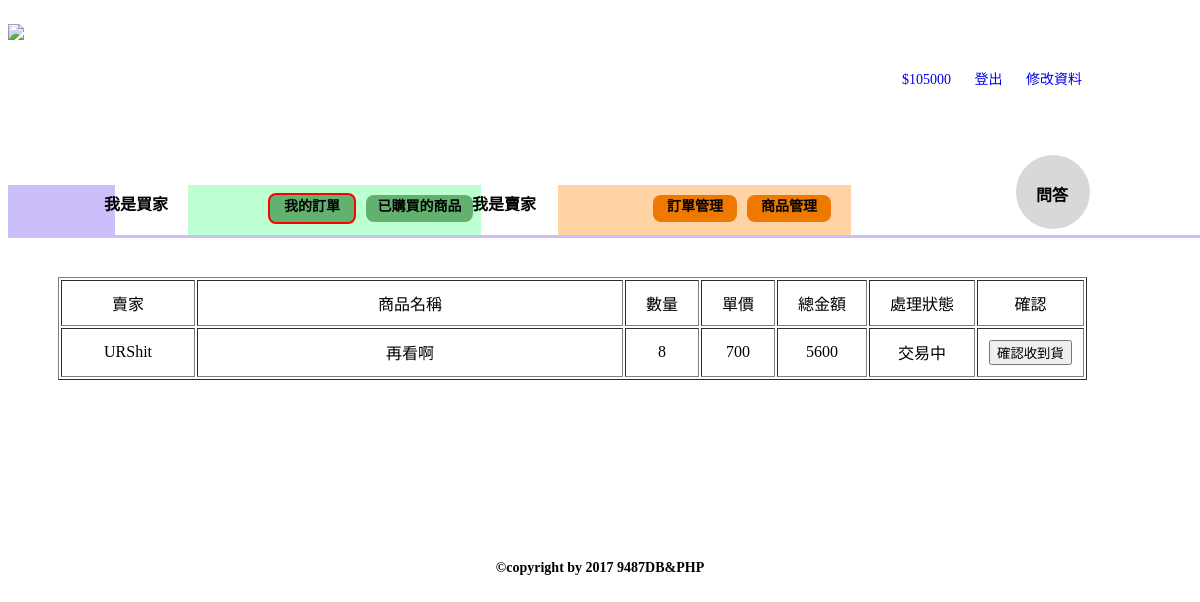
Page /myorder.php (signed in) on the committed database.
### tables this page shows
CREATE TABLE `user` (
  `U_ID` varchar(12) NOT NULL DEFAULT '',
  `U_PW` varchar(20) DEFAULT NULL,
  `U_NAME` varchar(12) DEFAULT NULL,
  `U_BIRTH` date NOT NULL,
  `U_JOB` varchar(20) DEFAULT NULL,
  `U_GENDER` varchar(8) NOT NULL,
  `U_PHONE` varchar(15) DEFAULT NULL,
  `U_EMAIL` varchar(30) DEFAULT NULL,
  `U_MONEY` int(11) DEFAULT '0',
  `Post_Time` timestamp NOT NULL DEFAULT CURRENT_TIMESTAMP,
  `U_Right` tinyint(1) DEFAULT NULL
);

CREATE TABLE `purchase` (
  `Purchase_Code` varchar(15) NOT NULL DEFAULT '',
  `Buyer_ID` varchar(12) DEFAULT NULL,
  `P_Code` varchar(15) DEFAULT NULL,
  `Amount` int(11) DEFAULT NULL,
  `RateToSeller` int(11) DEFAULT NULL,
  `RateToBuyer` int(11) DEFAULT NULL,
  `isReceive` tinyint(1) DEFAULT '0',
  `Post_Time` timestamp NOT NULL DEFAULT CURRENT_TIMESTAMP
);

CREATE TABLE `product` (
  `P_Code` varchar(15) NOT NULL DEFAULT '',
  `P_NAME` varchar(50) DEFAULT NULL,
  `P_Price` int(11) DEFAULT NULL,
  `P_Inv` int(11) DEFAULT NULL,
  `P_SoldAmount` int(11) DEFAULT NULL,
  `P_ImgPath` varchar(100) DEFAULT NULL,
  `Seller_ID` char(12) DEFAULT NULL,
  `P_Game` varchar(15) NOT NULL,
  `P_Server` varchar(20) NOT NULL,
  `P_Classify` varchar(20) NOT NULL,
  `P_Present` varchar(500) DEFAULT NULL,
  `Post_Time` timestamp NOT NULL DEFAULT CURRENT_TIMESTAMP
);

### myorder.php (the view, shortened to what this page needs)
<?php
	$UID = $_SESSION["ID"];
	$Link = mysqli_connect('localhost','phpholyshit','tingting123','9487');
	mysqli_query($Link, "SET NAMES UTF8");
?>
<!DOCTYPE html>
<html lang="en">
<head>
	<link rel="stylesheet" type="text/css" href="css/yoyo.css">
</head>
<body>
	<div class="user_wrap">
		<div class="user_header">
			<a href="index.php"><img src="pic/logo.png"></a>
			<div style="margin-right: 100px;" class="user_header_profile">
				<p>
				<?php $result = mysqli_query($Link,"SELECT U_MONEY FROM user WHERE U_ID = '$UID'");
					$row = mysqli_fetch_assoc($result);
					echo "<a style='padding:10px;' href='#' class='lid-member'>$".$row["U_MONEY"]."</a>"; ?>
				<?php echo "<a style='padding:10px;' href='index.php?&logout=yes' class='lid-member'>登出</a>"; ?>
				<a style='padding:10px;' href="edit-info.php">修改資料</a>
				</p>
			</div>
		</div>
		<div class="myorder_content1">
			<div class="sell"></div>
			<div class="text2">我是買家</div>
			<a href="myorder.php" class="text2-1">我的訂單</a>
			<a href="order_history.php" class="text2-2">已購買的商品</a>
			<div class="text3">我是賣家</div>
			<a href="saler_trade_ing.php" class="text3-1">訂單管理</a>
			<a href="onsale.php" class="text3-2">商品管理</a>
			<a href="#" class="myorder_q"></a>
			<a href="ask.php"><div class="text4">問答</div></a>
			<div class="myorder_line"></div>
</div>
		<div class="choose">
		</div>
		<div class="myorder_content2">
			<table border="1" style="text-align: center; margin-top: 1em;margin-left: 50px;">
			<tr>
				<td style="padding: 10px 50px;">賣家</td>
				<td style="padding: 10px 180px;">商品名稱</td>
				<td style="padding: 10px 20px;">數量</td>
				<td style="padding: 10px 20px;">單價</td>
				<td style="padding: 10px 20px;">總金額</td>
				<td style="padding: 10px 20px;">處理狀態</td>
				<td>確認</td>
			</tr>
			<?php
				$sql2 = "SELECT * FROM purchase, product WHERE (product.P_Code = purchase.P_Code AND purchase.Buyer_ID = '$UID' AND purchase.isReceive = 0)";
				$result2 = mysqli_query($Link,$sql2);
				while ($row2 = mysqli_fetch_assoc($result2)) {?>
					<tr>
						<td><?php echo $row2["Seller_ID"]; ?></td>
						<td><?php echo $row2["P_NAME"]; ?></td>
						<td><?php echo $row2["Amount"]; ?></td>
						<td><?php echo $row2["P_Price"]; ?></td>
						<td><?php echo $row2["P_Price"]*$row2["Amount"]; ?></td>
						<td>交易中</td>
						<?php
							echo "<form action='myorder.php' method='get' id='rate'>";
						 	 ?>
						<?php
							echo "<td><input type='submit' name='' value='確認收到貨' style='margin:10px 10px;'></td>";
						?>
						</form>
					</tr>
				<?php }
			?>
			</table>
		</div>
	</div>
	<div style="margin-top: 180px;" class="footer">
			<p>©copyright by 2017 9487DB&PHP</p>
		</div>
</body>
</html>

### css/yoyo.css (style rules this page uses)
.footer { font-size: 14px; font-weight: 600; text-align: center; margin-top: 180px; }
.user_wrap { max-width: 1280px; margin: 0 auto; }
.user_header { margin-top: 24px; }
.user_header img { width: auto; height: 101.3px; float: left; margin-bottom: 25.7px; }
.user_header_profile { float: right; margin-top: 30px; margin-bottom: 25.7px; }
.user_header_profile p { font-family: PingFangTC; font-size: 14px; color: #1024a5; text-decoration: none; float: left; }
.user_header_profile a { text-decoration: none; }
.sell { width: 107px; height: 50px; background-color: #ccbdfb; float: left; margin-top: 30px; position: absolute; }
.text2 { font-family: PingFangTC; font-size: 16px; font-weight: 600; text-align: left; color: #000000; float: right; position: relative; right: 960px; top: 36px; }
.text2-1 { width: 84px; height: 27px; border-radius: 8px; background-color: #63b16f; border: solid 2px #ff0000; font-family: PingFangTC; font-size: 14px; font-weight: 600; text-align: center; color: #000000; position: relative; left: 260px; top: 38px; display: block; text-decoration: none; float: left; }
.text2-2 { width: 107px; height: 27px; border-radius: 8px; background-color: #63b16f; font-family: PingFangTC; font-size: 14px; font-weight: 600; text-align: center; color: #000000; position: relative; left: 270px; top: 40px; display: block; text-decoration: none; float: left; }
.text3 { font-family: PingFangTC; font-size: 16px; font-weight: 600; text-align: left; color: #000000; float: right; position: relative; right: 528px; top: 36px; }
.text3-1 { width: 84px; height: 27px; border-radius: 8px; background-color: #ee7901; font-family: PingFangTC; font-size: 14px; font-weight: 600; text-align: center; color: #000000; position: relative; left: 450px; top: 40px; display: block; text-decoration: none; float: left; }
.text3-2 { width: 84px; height: 27px; border-radius: 8px; background-color: #ee7901; font-family: PingFangTC; font-size: 14px; font-weight: 600; text-align: center; color: #000000; position: relative; left: 460px; top: 40px; display: block; text-decoration: none; float: left; }
.myorder_q { width: 74px; height: 74px; background-color: #d8d8d8; border-radius: 99em; position: relative; left: 90px; float: right; }
.text4 { font-family: PingFangTC; font-size: 16px; font-weight: 600; text-align: left; color: #000000; float: right; position: relative; left: 142px; top: 27px; }
.myorder_line { width: 1200px; height: 3px; border-top: solid 3px #ccbdfb; margin-top: 6px; float: left; margin-bottom: 20px; }
.choose { margin-left: 50px; }
.user_header a img { height: 105px; }
.footer { margin-top: 30px; }

### rows in the picture
user: U_MONEY "105000"
purchase: P_Code.Seller_ID "URShit", P_Code.P_NAME "再看啊", Amount "8", P_Code.P_Price "700", $row2["P_Price"]*$row2["Amount"] "5600"
